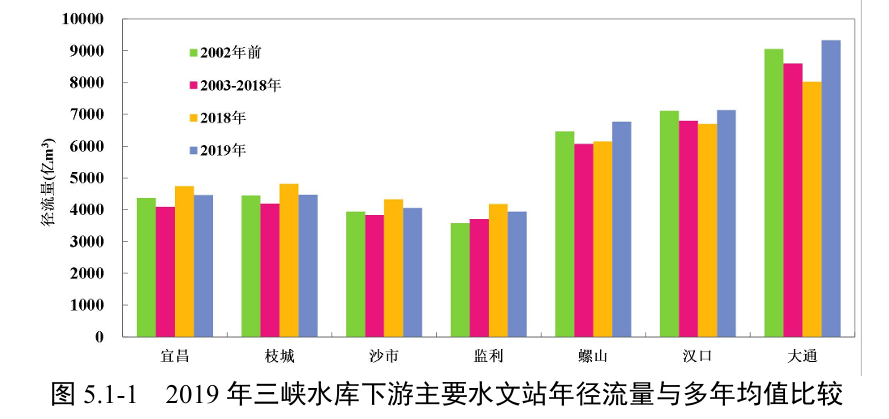
#> input picture imgs/1.png, 889 x 419 px; its folder holds only this picture in this run
$ python -i 'deletelines .py'   (imports and definitions only)
#> lines starting #> are read from the running program, lines starting #| are printed output that depends on the picture; after the words box and inside, x2 and y2 are one past the last pixel; in counts of white or black regions, pixels touching at a corner belong together
# deletelines.py
import cv2
import numpy as np
import os
import shutil
from typing import List, Dict, Any

class LineDetector:
    """线条检测器 - 检测长度超过图片一半的线条（不区分颜色）"""

    def __init__(self,
                 min_line_area=100,
                 min_length_ratio=0.5,
                 min_aspect_ratio=5,
                 line_width_range=(2, 20)):

        self.min_line_area = min_line_area
        self.min_length_ratio = min_length_ratio
        self.min_aspect_ratio = min_aspect_ratio
        self.line_width_range = line_width_range

    def detect_lines(self, image_path):
        """检测图片中是否有长度超过一半的线条"""
#> called with image_path = 'imgs/1.png'
        # 读取图片
        img = cv2.imread(image_path)
#> img is the input picture: shape (419, 889, 3); mean B, G, R 208.7, 218.9, 229.4
        if img is None:
            return {
                "image_path": image_path,
                "error": "无法读取图片",
                "has_lines": False,
                "image_width": 0,
                "image_height": 0
            }

        # 获取图片尺寸
        height, width = img.shape[:2]
#> height = 419; width = 889
        image_length = max(height, width)
#> image_length = 889
        min_required_length = image_length * self.min_length_ratio
#> min_required_length = 444.5

        # 转换为灰度图
        gray = cv2.cvtColor(img, cv2.COLOR_BGR2GRAY)
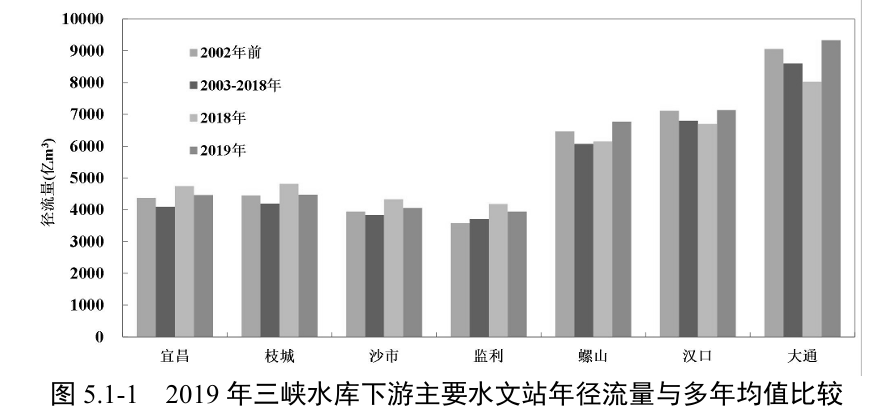
#> gray: shape (419, 889); min 0, max 255, mean 220.9

        # 使用Otsu自动阈值
        _, binary = cv2.threshold(gray, 0, 255, cv2.THRESH_BINARY_INV + cv2.THRESH_OTSU)
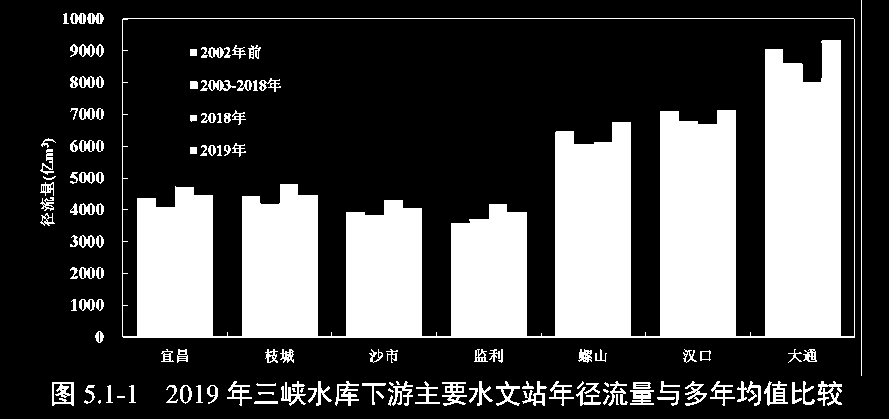
#> binary: shape (419, 889); 29.1% white; 130 white regions (8 under 20 px), largest, box (x1, y1, x2, y2) and area: (122, 18, 855, 338) 96159, (861, 0, 862, 376) 376, (52, 382, 74, 406) 313

        # 形态学操作
        kernel_open = np.ones((2, 2), np.uint8)
        cleaned = cv2.morphologyEx(binary, cv2.MORPH_OPEN, kernel_open)
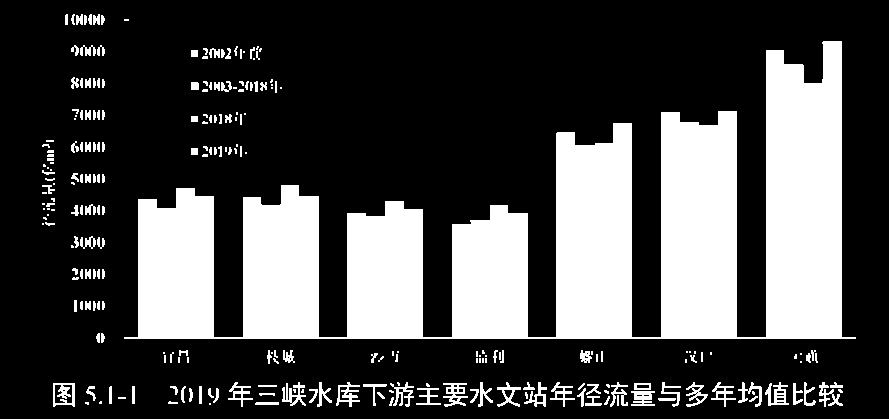
#> cleaned: shape (419, 889); 28.3% white; 251 white regions (94 under 20 px), largest, box (x1, y1, x2, y2) and area: (124, 41, 856, 339) 94719, (53, 383, 75, 407) 307, (443, 383, 468, 407) 302

        kernel_close = np.ones((3, 3), np.uint8)
        mask = cv2.morphologyEx(cleaned, cv2.MORPH_CLOSE, kernel_close)
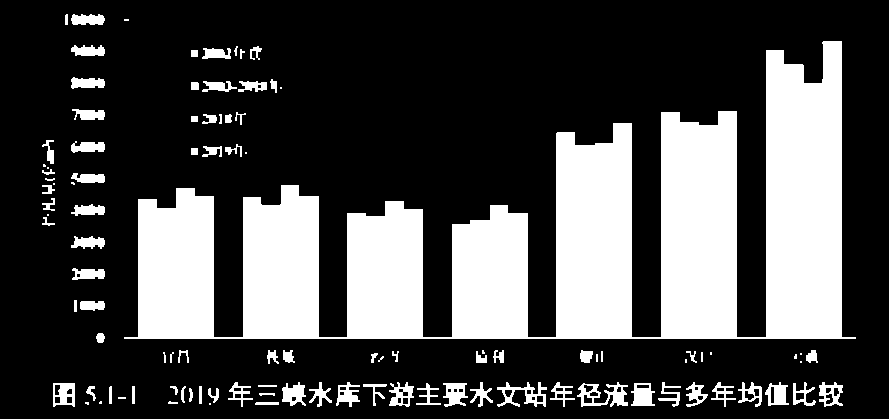
#> mask: shape (419, 889); 28.8% white; 104 white regions (20 under 20 px)

        # 轮廓检测
        contours, _ = cv2.findContours(mask, cv2.RETR_EXTERNAL, cv2.CHAIN_APPROX_SIMPLE)
#> contours = 104 contours, 35 with area under 20; largest, box (x1, y1, x2, y2) and area: (124, 41, 856, 339) 92624, (577, 382, 628, 407) 620, (497, 382, 547, 407) 489, (53, 383, 75, 407) 449, (631, 383, 655, 406) 384

        for contour in contours:
            area = cv2.contourArea(contour)
            if area < 300:
                continue

            x, y, w, h = cv2.boundingRect(contour)
            contour_length = max(w, h)

            if min(w, h) > 0:
                aspect_ratio = max(w, h) / min(w, h)
            else:
                aspect_ratio = 0

            line_width = min(w, h)

            if (contour_length >= min_required_length and
                aspect_ratio >= self.min_aspect_ratio and
                self.line_width_range[0] <= line_width <= self.line_width_range[1]):

                return {
                    "image_path": image_path,
                    "image_width": width,
                    "image_height": height,
                    "has_lines": True,
                    "line_info": {
                        "length": contour_length,
                        "width": line_width,
                        "aspect_ratio": aspect_ratio,
                        "area": area
                    }
                }
#> this loop made 104 passes
#> (area, x, y, w, h, contour_length, aspect_ratio, line_width) on passes 18, 19, 21, 22, 24, 29, 31, 33, 36: (384.5, 631, 383, 24, 23, 24, 1.04, 23), (354.5, 443, 383, 25, 24, 25, 1.04, 24), (449, 53, 383, 22, 24, 24, 1.09, 22), (377.5, 819, 382, 24, 25, 25, 1.04, 24), (351, 765, 382, 24, 24, 24, 1, 24), (620, 577, 382, 51, 25, 51, 2.04, 25), (489, 497, 382, 50, 25, 50, 2, 25), (353.5, 389, 382, 25, 25, 25, 1, 25), (332.5, 282, 382, 24, 24, 24, 1, 24)
#> (area, x, y, w, h, contour_length, aspect_ratio) on pass 101: (92624, 124, 41, 732, 298, 732, 2.46)

        return {
            "image_path": image_path,
            "image_width": width,
            "image_height": height,
            "has_lines": False
        }


# [50 lines left out: function process_images_in_memory, not called in this run]

>>> result = LineDetector().detect_lines('imgs/1.png')
